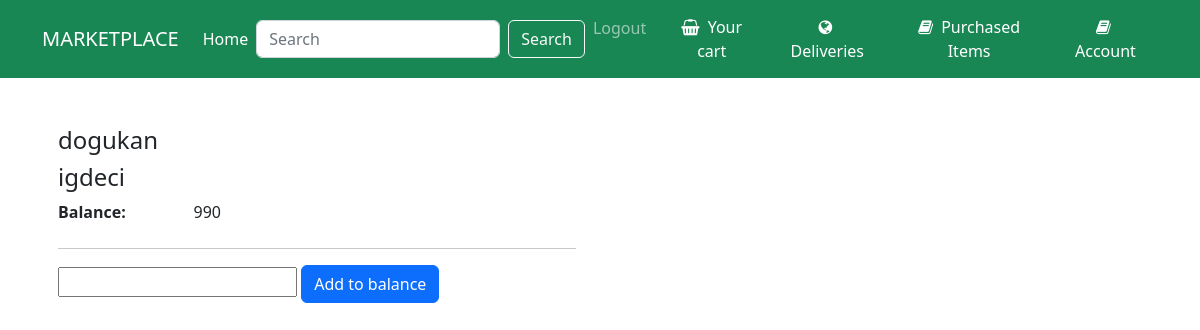
Before: /account/ (signed in) with the older database file.
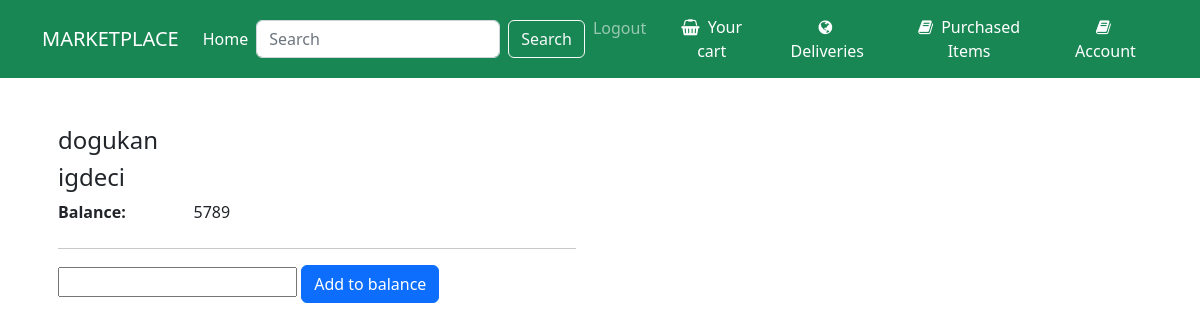
After: the same page with the newer database file.
### Main/models.py (models this page shows, shortened)
class Account(models.Model):
    ID = models.IntegerField(primary_key=True,unique=True,default=0)
    user = models.ForeignKey(Users,related_name="account",on_delete=models.CASCADE)
    balance = models.IntegerField(default=0)
    class Meta:
        verbose_name_plural = "Accounts"

### Product/models.py (models this page shows, shortened)
class Users(AbstractBaseUser,PermissionsMixin):
    username_validator = UnicodeUsernameValidator()
    ID = models.AutoField(primary_key=True)
    email = models.EmailField(blank=True,default='')
    first_name = models.CharField(max_length=150,default='',blank=True)
    last_name = models.CharField(max_length=150,default='',blank=True)
    is_active = models.BooleanField(default=True,help_text=
            "Designates whether this user should be treated as active. "
            "Unselect this instead of deleting accounts."
    )
    is_superuser = models.BooleanField(default=False)
    is_staff = models.BooleanField(default=False,help_text="Designates whether the user can log into this admin site.")
    username = models.CharField(max_length=150,
        unique=True,
        help_text=(
            "Required. 150 characters or fewer. Letters, digits and @/./+/-/_ only."
        ),
        validators=[username_validator],
        error_messages={
            "unique": "A user with that username already exists.",
        }
    )
    tax_ID = models.IntegerField(default=0)
    home_address = models.TextField(blank=True,null=True)
    role = models.CharField(max_length=100,default='customer')
    date_joined = models.DateTimeField(default=timezone.now)
    last_login = models.DateTimeField(blank=True,null=True)
    objects = MyUserManager()
    REQUIRED_FIELDS = []
    USERNAME_FIELD = "username"
    class Meta:
        verbose_name = 'User'
        verbose_name_plural = 'Users'

### Main/views.py (the view)
# urls.py: path("account/",views.accounts,name = "account"),
@login_required
def accounts(request):
    if request.method == "POST":
        entered_balance = int(request.POST.get("balance"))
        accounts= Account.objects.filter(user = request.user)
        account = accounts[0]
        account.balance += entered_balance
        account.save()
        return render(request,"account.html",{"accounts":accounts})
    else:
        accounts = Account.objects.filter(user = request.user)
        return render(request,"account.html",{"accounts":accounts})

### Main/templates/account.html (shortened to what this page needs)
{% extends 'base.html' %}
{% load static %}
{% block link %}
<link rel="stylesheet" type="text/css" href="{% static 'detail.css' %}">
{% endblock %}
{% block content %}
{% if request.user.is_authenticated %}
<section class="py-5">
    <div class="container">
        <div class="row gx-5">
            {% for account in accounts %}
            <main class="col-lg-6">
                <div class="ps-lg-3">
                    <h4 class="title text-dark">
                        {{account.user.first_name}}
                    </h4>
                    <h4 class="title text-dark">
                        {{account.user.last_name}}
                    </h4>
                    <div class="row">
                        <dt class="col-3">Balance:</dt>
                        <dd class="col-9">{{account.balance}}</dd>
                    </div>
                    <hr />
                    <form method="post" action="{% url 'account' %}">
                        <input name="balance" type="text">
                        <button class="btn btn-primary" type="submit">Add to balance</button>
                    </form>
                </div>
            </main>
            {% endfor %}
        </div>
    </div>
</section>
{% else %}
<h5 class="alert-heading col-lg-10"> You are not logged in.Please log in yo see your account</h5>
{% endif %}
{% endblock %}

Changed rows visible on the page:
changed Account "dogukan": balance "990" → "5789"
